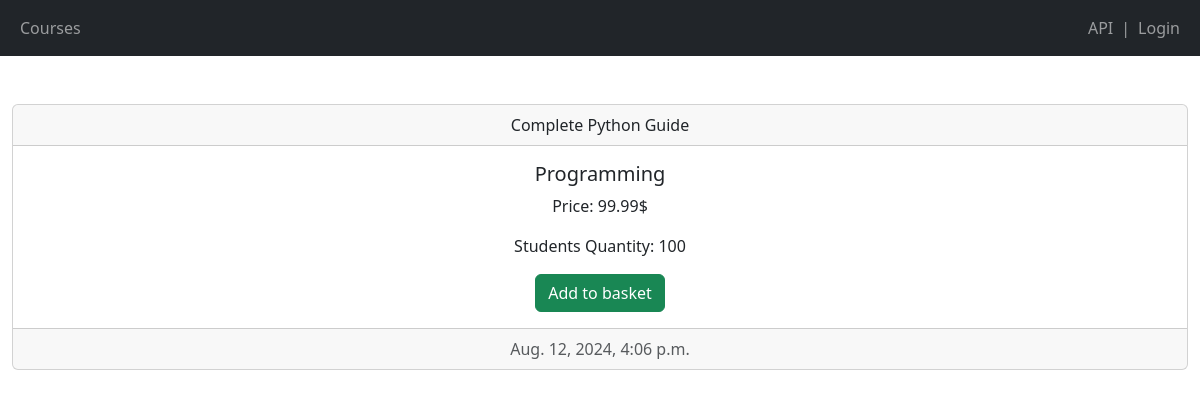
The page /1 on the database its author committed.
### shop/models.py (models this page shows, shortened)
class Course(models.Model):
    title = models.CharField(max_length=300)
    price = models.FloatField()
    students_qty = models.IntegerField()
    reviews_qty = models.IntegerField()
    is_basket_item = models.BooleanField(default=False)
    category = models.ForeignKey(Category, on_delete=models.CASCADE)
    created_at = models.DateTimeField(default=timezone.now)

class Category(models.Model):
    title = models.CharField(max_length=255)
    created_at = models.DateTimeField(default=timezone.now)
    def __str__(self):
        return self.title

### shop/views.py (the view)
# urls.py: path('<int:course_id>', views.single_course, name='single_course'),
def single_course(request, course_id):
    course = get_object_or_404(Course, pk=course_id)
    if(request.user.is_authenticated):
        basket_items = BasketItem.objects.filter(user=request.user)
        for basket_item in basket_items:
                if course.title == basket_item.course.title:
                    course.is_basket_item = True
    return render(request, 'shop/single_course.html', {'course': course})

### templates/shop/single_course.html (shortened to what this page needs)
{% extends 'base.html' %}
{% block content %}
<div class="card text-center mt-5">
    <div class="card-header">
      {{ course.title }}
    </div>
    <div class="card-body">
      <h5 class="card-title">{{ course.category }}</h5>
      <p class="card-text">Price: {{ course.price }}$</p>
      <p class="card-text">Students Quantity: {{ course.students_qty }}</p>
      {% if course.is_basket_item %}
      <button class="btn btn-secondary">Already in basket</button>
      {% else %}
      {% if user.is_authenticated %}
      <a class="btn btn-success" href="{% url 'shop:add_to_basket' course.id%}">Add to basket</a>
      {% else %}
      <a class="btn btn-success" href="{% url 'login'%}">Add to basket</a>
      {% endif %}
      {% endif %}
    </div>
    <div class="card-footer text-body-secondary">
      {{ course.created_at }}
    </div>
  </div>
{% endblock %}

### rows shown on the page
Course: title "Complete Python Guide", category "Programming", price "99.99", students_qty "100", created_at "Aug. 12, 2024, 4:06 p.m."
